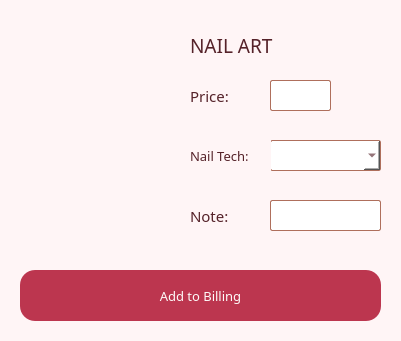
           <widget class="QWidget" name="tabs_nailArt" native="true">
            <property name="geometry">
             <rect>
              <x>440</x>
              <y>390</y>
              <width>401</width>
              <height>341</height>
             </rect>
            </property>
            <property name="cursor">
             <cursorShape>ArrowCursor</cursorShape>
            </property>
            <property name="styleSheet">
             <string notr="true">border-radius: 20px;
background-color: #fff5f6</string>
            </property>
            <widget class="QLabel" name="logo_home_32">
             <property name="geometry">
              <rect>
               <x>20</x>
               <y>30</y>
               <width>151</width>
               <height>211</height>
              </rect>
             </property>
             <property name="styleSheet">
              <string notr="true"/>
             </property>
             <property name="text">
              <string/>
             </property>
             <property name="pixmap">
              <pixmap>pics/nail art.png</pixmap>
             </property>
             <property name="scaledContents">
              <bool>true</bool>
             </property>
            </widget>
            <widget class="QLabel" name="label_nailArt">
             <property name="geometry">
              <rect>
               <x>190</x>
               <y>30</y>
               <width>141</width>
               <height>31</height>
              </rect>
             </property>
             <property name="font">
              <font>
               <family>Vogue</family>
               <pointsize>14</pointsize>
              </font>
             </property>
             <property name="styleSheet">
              <string notr="true">color:  rgb(85,34,41);</string>
             </property>
             <property name="text">
              <string>NAIL ART</string>
             </property>
             <property name="alignment">
              <set>Qt::AlignLeading|Qt::AlignLeft|Qt::AlignVCenter</set>
             </property>
            </widget>
            <widget class="QLabel" name="label_home_81">
             <property name="geometry">
              <rect>
               <x>190</x>
               <y>80</y>
               <width>51</width>
               <height>31</height>
              </rect>
             </property>
             <property name="font">
              <font>
               <family>Classy Vogue</family>
               <pointsize>11</pointsize>
              </font>
             </property>
             <property name="styleSheet">
              <string notr="true">color:  rgb(85,34,41);
border: 0px;</string>
             </property>
             <property name="text">
              <string>Price:</string>
             </property>
             <property name="alignment">
              <set>Qt::AlignLeading|Qt::AlignLeft|Qt::AlignVCenter</set>
             </property>
            </widget>
            <widget class="QPlainTextEdit" name="nailArt_price">
             <property name="geometry">
              <rect>
               <x>270</x>
               <y>80</y>
               <width>61</width>
               <height>31</height>
              </rect>
             </property>
             <property name="font">
              <font>
               <family>Classy Vogue</family>
               <pointsize>10</pointsize>
              </font>
             </property>
             <property name="cursor" stdset="0">
              <cursorShape>IBeamCursor</cursorShape>
             </property>
             <property name="styleSheet">
              <string notr="true">background-color: white;
border-radius: 2px;
border: 1px solid #af6f5c;
color:  rgb(85,34,41);</string>
             </property>
             <property name="plainText">
              <string/>
             </property>
            </widget>
            <widget class="QComboBox" name="tech_choice_nailArt">
             <property name="geometry">
              <rect>
               <x>270</x>
               <y>140</y>
               <width>111</width>
               <height>31</height>
              </rect>
             </property>
             <property name="font">
              <font>
               <family>Classy Vogue</family>
               <pointsize>10</pointsize>
              </font>
             </property>
             <property name="cursor">
              <cursorShape>PointingHandCursor</cursorShape>
             </property>
             <property name="styleSheet">
              <string notr="true">background-color: white;
border-radius: 2px;
border: 1px solid #af6f5c;
color:  rgb(85,34,41);</string>
             </property>
             <property name="currentIndex">
              <number>-1</number>
             </property>
             <item>
              <property name="text">
               <string>Liza</string>
              </property>
             </item>
             <item>
              <property name="text">
               <string>Cecil</string>
              </property>
             </item>
             <item>
              <property name="text">
               <string>Beng</string>
              </property>
             </item>
             <item>
              <property name="text">
               <string>Mar</string>
              </property>
             </item>
            </widget>
            <widget class="QLabel" name="label_home_82">
             <property name="geometry">
              <rect>
               <x>190</x>
               <y>140</y>
               <width>81</width>
               <height>31</height>
              </rect>
             </property>
             <property name="font">
              <font>
               <family>Classy Vogue</family>
               <pointsize>10</pointsize>
              </font>
             </property>
             <property name="styleSheet">
              <string notr="true">color:  rgb(85,34,41);
border: 0px;</string>
             </property>
             <property name="text">
              <string>Nail Tech:</string>
             </property>
             <property name="alignment">
              <set>Qt::AlignLeading|Qt::AlignLeft|Qt::AlignVCenter</set>
             </property>
            </widget>
            <widget class="QLabel" name="label_home_83">
             <property name="geometry">
              <rect>
               <x>190</x>
               <y>200</y>
               <width>71</width>
               <height>31</height>
              </rect>
             </property>
             <property name="font">
              <font>
               <family>Classy Vogue</family>
               <pointsize>11</pointsize>
              </font>
             </property>
             <property name="styleSheet">
              <string notr="true">color:  rgb(85,34,41);
border: 0px;</string>
             </property>
             <property name="text">
              <string>Note:</string>
             </property>
             <property name="alignment">
              <set>Qt::AlignLeading|Qt::AlignLeft|Qt::AlignVCenter</set>
             </property>
            </widget>
            <widget class="QPlainTextEdit" name="nailArt_note">
             <property name="geometry">
              <rect>
               <x>270</x>
               <y>200</y>
               <width>111</width>
               <height>31</height>
              </rect>
             </property>
             <property name="font">
              <font>
               <family>Classy Vogue</family>
               <pointsize>10</pointsize>
              </font>
             </property>
             <property name="cursor" stdset="0">
              <cursorShape>IBeamCursor</cursorShape>
             </property>
             <property name="styleSheet">
              <string notr="true">background-color: white;
border-radius: 2px;
border: 1px solid #af6f5c;
color:  rgb(85,34,41);</string>
             </property>
             <property name="plainText">
              <string/>
             </property>
            </widget>
            <widget class="QLabel" name="addOrder_nailArt">
             <property name="geometry">
              <rect>
               <x>20</x>
               <y>270</y>
               <width>361</width>
               <height>51</height>
              </rect>
             </property>
             <property name="font">
              <font>
               <family>Classy Vogue</family>
               <pointsize>10</pointsize>
              </font>
             </property>
             <property name="styleSheet">
              <string notr="true">color: rgba(254,250,249,255);
background-color: rgb(188,54,79);
border-radius: 15px;</string>
             </property>
             <property name="text">
              <string>Add to Billing</string>
             </property>
             <property name="alignment">
              <set>Qt::AlignCenter</set>
             </property>
            </widget>
            <widget class="QPushButton" name="bttn_nailArt">
             <property name="geometry">
              <rect>
               <x>20</x>
               <y>270</y>
               <width>361</width>
               <height>51</height>
              </rect>
             </property>
             <property name="cursor">
              <cursorShape>PointingHandCursor</cursorShape>
             </property>
             <property name="styleSheet">
              <string notr="true">background-color: rgba(0, 0, 0, 0);</string>
             </property>
             <property name="text">
              <string/>
             </property>
             <property name="autoDefault">
              <bool>false</bool>
             </property>
             <property name="flat">
              <bool>true</bool>
             </property>
            </widget>
           </widget>
